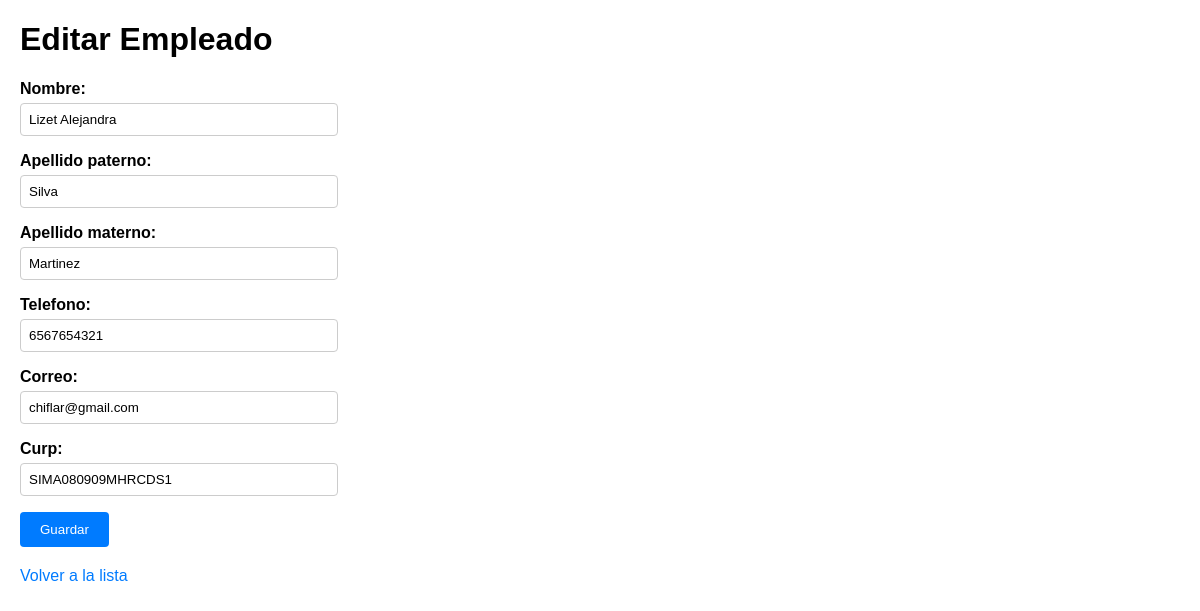
Page /empleados/editar/4/ on the committed database.
### empleados/models.py (models this page shows, shortened)
class Empleado(models.Model):
    nombre = models.CharField(max_length=100)
    apellido_paterno = models.CharField(max_length=100)
    apellido_materno = models.CharField(max_length=100, blank=True, null=True) # blank=True para formularios, null=True para la DB
    telefono = models.CharField(max_length=20, unique=True)
    correo = models.EmailField(max_length=150, unique=True)
    curp = models.CharField(max_length=18, unique=True)
    class Meta:
        verbose_name = "Empleado"
        verbose_name_plural = "Empleados"
        ordering = ['apellido_paterno', 'nombre'] # Ordena por defecto

### empleados/views.py (the view)
# urls.py: path('editar/<int:pk>/', views.editar_empleado, name='editar_empleado'), # /empleados/editar/1/
def editar_empleado(request, pk):
    empleado = get_object_or_404(Empleado, pk=pk) # Obtiene el empleado o devuelve 404
    if request.method == 'POST':
        form = EmpleadoForm(request.POST, instance=empleado) # Pasa la instancia para actualizarla
        if form.is_valid():
            form.save()
            return redirect('lista_empleados')
    else:
        form = EmpleadoForm(instance=empleado) # Carga los datos existentes en el formulario
    return render(request, 'empleados/empleado_form.html', {'form': form, 'titulo': 'Editar Empleado'})

### empleados/forms.py
class EmpleadoForm(forms.ModelForm):
    class Meta:
        model = Empleado
        fields = '__all__' # Incluye todos los campos del modelo
        widgets = { # Opcional: Personaliza la apariencia de los campos
            'nombre': forms.TextInput(attrs={'class': 'form-control', 'placeholder': 'Nombre(s)'}),
            'apellido_paterno': forms.TextInput(attrs={'class': 'form-control', 'placeholder': 'Apellido Paterno'}),
            'apellido_materno': forms.TextInput(attrs={'class': 'form-control', 'placeholder': 'Apellido Materno'}),
            'telefono': forms.TextInput(attrs={'class': 'form-control', 'placeholder': 'Ej. 5512345678'}),
            'correo': forms.EmailInput(attrs={'class': 'form-control', 'placeholder': 'correo@dominio.com'}),
            'curp': forms.TextInput(attrs={'class': 'form-control', 'placeholder': 'CURP'}),
        }

### empleados/templates/empleados/empleado_form.html (shortened to what this page needs)
<!DOCTYPE html>
<html lang="es">
<head>
</head>
<body>
    <h1>{{ titulo }}</h1>
    <form method="post">
        {{ form.as_p }}
        <button type="submit">Guardar</button>
    </form>
    <a href="{% url 'lista_empleados' %}" class="back-link">Volver a la lista</a>
</body>
</html>

### empleados/templates/empleados/empleado_form.html (style rules this page uses)
body { font-family: sans-serif; margin: 20px; }
label { display: block; margin-bottom: 5px; font-weight: bold; }
input[type="text"], input[type="email"] { width: 300px; padding: 8px; border: 1px solid #ccc; border-radius: 4px; }
button { padding: 10px 20px; background-color: #007bff; color: white; border: none; border-radius: 4px; cursor: pointer; }
.back-link { display: block; margin-top: 20px; text-decoration: none; color: #007bff; }

### rows in the picture
Empleado: nombre "Lizet Alejandra", apellido_paterno "Silva", apellido_materno "Martinez", telefono "6567654321", correo "chiflar@gmail.com", curp "SIMA080909MHRCDS1"

### other values in the picture
{{ titulo }} "Editar Empleado"
